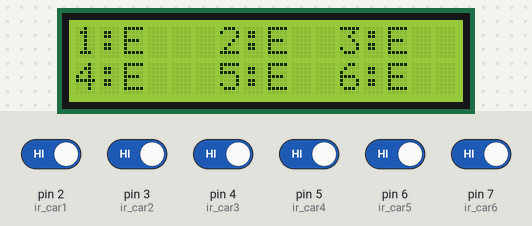
A sketch run on a simulated Arduino Uno, built with avr-gcc and run on an emulated ATmega328P. Parts: 16×2 character LCD. The test bench sets the inputs (shaded band); at power-on: pin 2 (ir_car1), pin 3 (ir_car2), pin 4 (ir_car3), pin 5 (ir_car4), pin 6 (ir_car5), pin 7 (ir_car6) HIGH. What the sketch prints to the serial monitor is not drawn.

Above: at 3.2 s.
3.3 s: pin 2 (ir_car1) driven LOW
4.9 s: pin 3 (ir_car2) driven LOW
At 5.9 s:
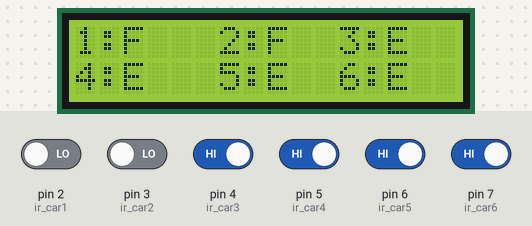
6.5 s: pin 4 (ir_car3) driven LOW
8.1 s: pin 5 (ir_car4) driven LOW
At 9.1 s:
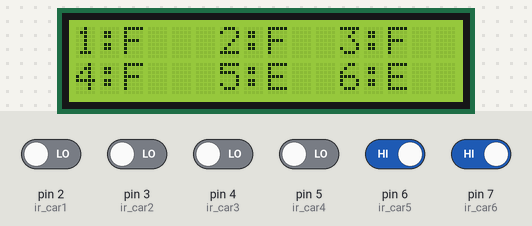
9.7 s: pin 6 (ir_car5) driven LOW
11.3 s: pin 7 (ir_car6) driven LOW
At 12.4 s:
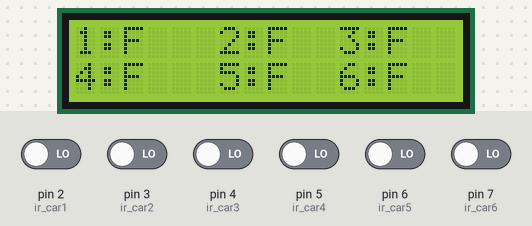
Timing chart, 0 to 13.9 s (numbered marks = the images above; inputs shaded):
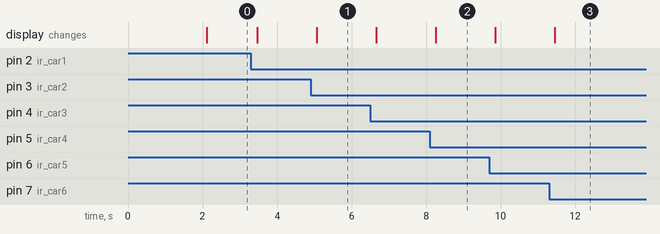

Measured:
- after the input at 4.9 s, the display: changes after 0.17 s (image 1)
- after the input at 8.1 s, the display: changes after 0.16 s (image 2)
- after the input at 11.3 s, the display: changes after 0.15 s (image 3)

The sketch:

Car_Parking_System_LCD.ino
```cpp
#include <Servo.h> //includes the servo library
#include <Wire.h>
// #include <LiquidCrystal_I2C.h>
#include <hd44780.h>
#include <hd44780ioClass/hd44780_I2Cexp.h> //I2C expander i/o class header

// LiquidCrystal_I2C lcd(0x27, 2, 1, 0, 4, 5, 6, 7, 3, POSITIVE);
// LiquidCrystal_I2C lcd(0x27,16,2);
hd44780_I2Cexp lcd(0x27);

Servo myservo;

// #define ir_enter 2
// #define ir_back  4

#define ir_car1 2
#define ir_car2 3
#define ir_car3 4
#define ir_car4 5
#define ir_car5 6
#define ir_car6 7

int S1=0, S2=0, S3=0, S4=0, S5=0, S6=0;
int slot = 6;

int parkingSlots[6];

void setup(){
  Serial.begin(9600);

  pinMode(ir_car1, INPUT);
  pinMode(ir_car2, INPUT);
  pinMode(ir_car3, INPUT);
  pinMode(ir_car4, INPUT);
  pinMode(ir_car5, INPUT);
  pinMode(ir_car6, INPUT);

  lcd.begin(16, 2);
  lcd.setCursor (1,0);
  lcd.print("Car parking");
  lcd.setCursor (1,1);
  lcd.print(" System ");
  delay (2000);
  lcd.clear();

  Read_Sensor();

  int total = S1+S2+S3+S4+S5+S6;
  slot = slot-total;
}

void loop(){

  Read_Sensor();

  lcd.setCursor (0,0);
  if(S1==1){lcd.print("1:F ");}
      else{lcd.print("1:E");}

  lcd.setCursor (6,0);
  if(S2==1){lcd.print("2:F ");}
      else{lcd.print("2:E ");}

  lcd.setCursor (11,0);
  if(S3==1){lcd.print("3:F ");}
      else{lcd.print("3:E ");}


  lcd.setCursor (0,1);
  if(S4==1){lcd.print("4:F ");}
      else{lcd.print("4:E ");}

  lcd.setCursor (6,1);
  if(S5==1){lcd.print("5:F ");}
      else{lcd.print("5:E ");}

  lcd.setCursor (11,1);
  if(S6==1){lcd.print("6:F ");}
      else{lcd.print("6:E ");}

  parkingSlots[0] = S1;
  parkingSlots[1] = S2;
  parkingSlots[2] = S3;
  parkingSlots[3] = S4;
  parkingSlots[4] = S5;
  parkingSlots[5] = S6;

  for (int i = 0; i < 6; i++) {
    Serial.print(String(parkingSlots[i]));
    if (i < 2) {
      Serial.print(",");
    }
  }

  Serial.println();

  delay(200);

}

void Read_Sensor(){
  S1=0, S2=0, S3=0, S4=0, S5=0, S6=0;

  if(digitalRead(ir_car1) == 0){S1=1;}
  if(digitalRead(ir_car2) == 0){S2=1;}
  if(digitalRead(ir_car3) == 0){S3=1;}
  if(digitalRead(ir_car4) == 0){S4=1;}
  if(digitalRead(ir_car5) == 0){S5=1;}
  if(digitalRead(ir_car6) == 0){S6=1;}
}
```
